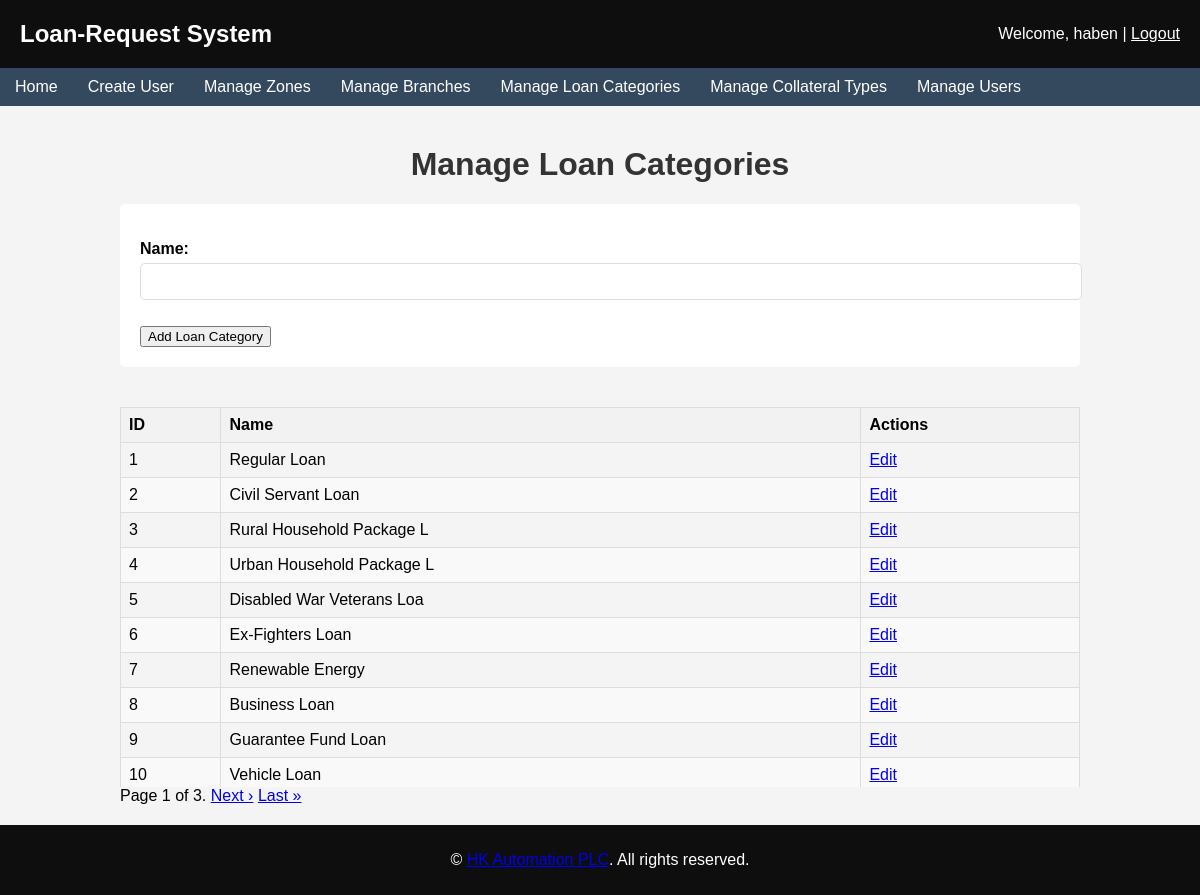
The app's page /manage_loan_categories/ (signed in) with its own data.
### loans/models.py (models this page shows, shortened)
class CustomUser(AbstractUser):
    USER_ROLES = [
        ('loan_officer', 'Loan Officer'),
        ('finance', 'Finance'),
        ('operational_manager', 'Operational Manager'),
        ('manager', 'Manager')
    ]
    role = models.CharField(max_length=20, choices=USER_ROLES)
    phone_number = models.CharField(max_length=20)
    zone = models.ForeignKey(Zone, on_delete=models.SET_NULL, null=True, blank=True)
    branch = models.ForeignKey(Branch, on_delete=models.SET_NULL, null=True, blank=True)

class LoanCategory(models.Model):
    name = models.CharField(max_length=255, unique=True)

### loans/views.py (the view)
# urls.py: path('manage_loan_categories/', views.manage_loan_categories, name='manage_loan_categories'),
@login_required
@user_passes_test(lambda u: u.is_superuser)
def manage_loan_categories(request):
    categories = LoanCategory.objects.all()
    paginator = Paginator(categories, 10)  # Show 10 branches per page
    page_number = request.GET.get('page')
    page_obj = paginator.get_page(page_number)
    if request.method == 'POST':
        form = LoanCategoryForm(request.POST)
        if form.is_valid():
            form.save()
            return redirect('manage_loan_categories')
    else:
        form = LoanCategoryForm()
    context = {
        'form': form,
        'page_obj': page_obj
    }
    return render(request, 'loans/manage_loan_categories.html', context)

### loans/forms.py
class LoanCategoryForm(forms.ModelForm):
    class Meta:
        model = LoanCategory
        fields = ['name']

### templates/loans/manage_loan_categories.html (shortened to what this page needs)
{% extends "base.html" %}
{% block content %}
<h1>Manage Loan Categories</h1>
<form method="post">
    {{ form.as_p }}
    <button type="submit">Add Loan Category</button>
</form>
<div class="table-container">
    <table>
        <thead>
            <tr>
                <th>ID</th>
                <th>Name</th>
                <th>Actions</th>
            </tr>
        </thead>
        <tbody>
            {% for category in page_obj %}
            <tr>
                <td>{{ category.id }}</td>
                <td>{{ category.name }}</td>
                <td><a href="{% url 'edit_loan_category' category.id %}">Edit</a></td>
            </tr>
            {% endfor %}
        </tbody>
    </table>
</div>
<div class="pagination">
    <span class="step-links">
        <span class="current">
            Page {{ page_obj.number }} of {{ page_obj.paginator.num_pages }}.
        </span>
        {% if page_obj.has_next %}
            <a href="?page={{ page_obj.next_page_number }}">Next &rsaquo;</a>
            <a href="?page={{ page_obj.paginator.num_pages }}">Last &raquo;</a>
        {% endif %}
    </span>
</div>
{% endblock %}

### templates/base.html (shortened to what this page needs)
<!DOCTYPE html>
<html>
<head>
    {% load static %}
    <link rel="stylesheet" type="text/css" href="{% static 'css/styles.css' %}">
</head>
<body>
    <header>
        <h1 style="color: white;">Loan-Request System</h1>
        {% if user.is_authenticated %}
            <p>Welcome, {{ user.username }} | <a href="{% url 'logout' %}" style="color: white;">Logout</a></p>
        {% else %}
            <p><a href="{% url 'login' %}" style="color: white;">Login</a></p>
        {% endif %}
    </header>
    <nav>
        <a href="{% url 'home' %}">Home</a>
        {% if user.is_authenticated %}
            {% if user.is_superuser %}
                <a href="{% url 'create_user' %}">Create User</a>
                <a href="{% url 'manage_zones' %}">Manage Zones</a>
                <a href="{% url 'manage_branches' %}">Manage Branches</a>
                <a href="{% url 'manage_loan_categories' %}">Manage Loan Categories</a>
                <a href="{% url 'manage_collateral_types' %}">Manage Collateral Types</a>
                <a href="{% url 'manage_users' %}">Manage Users</a>
            {% endif %}
        {% endif %}
    </nav>
    <div class="container">
        {% block content %}
        {% endblock %}
    </div>
    <footer>
        <p>&copy;  <a href="https://seqela.com">HK Automation PLC</a>. All rights reserved.</p>
    </footer>
</body>
</html>

### static/css/styles.css (style rules this page uses)
body { font-family: Arial, sans-serif; margin: 0; padding: 0; background-color: #f4f4f4; }
header { background-color: #0c0b0b; color: white; padding: 10px 0; text-align: center; }
nav { margin: 0; padding: 0; background-color: #444; overflow: hidden; }
nav a { float: left; display: block; color: white; text-align: center; padding: 14px 20px; text-decoration: none; }
.container { width: 80%; margin: auto; overflow: hidden; }
h1 { margin-top: 20px; text-align: center; color: #333; }
form { background: white; padding: 20px; border-radius: 5px; margin: 20px 0; }
form label { display: block; margin-bottom: 5px; font-weight: bold; }
form input[type="text"], form input[type="password"], form select, form textarea { width: 100%; padding: 10px; margin-bottom: 10px; border: 1px solid #ddd; border-radius: 5px; }
body { display: flex; flex-direction: column; min-height: 100vh; margin: 0; }
.container { flex: 1; overflow: auto; padding: 20px; }
footer { text-align: center; padding: 10px 0; background-color: #0e0e0e; color: white; position: relative; bottom: 0; width: 100%; }
.table-container { max-height: 400px; overflow-y: auto; margin-top: 20px; }
table { width: 100%; border-collapse: collapse; margin: 20px 0; }
table, th, td { border: 1px solid #ddd; }
th, td { padding: 12px; text-align: left; }
th { background-color: #f2f2f2; color: black; }
tr:nth-child(even) { background-color: #f9f9f9; }
nav { display: flex; background-color: #0e0e0e; overflow: hidden; }
nav a { padding: 10px 20px; text-align: center; color: white; text-decoration: none; display: inline-block; }

### templates/base.html (style rules this page uses)
body { display: flex; flex-direction: column; min-height: 100vh; margin: 0; }
.container { flex: 1; overflow: auto; padding: 20px; }
footer { text-align: center; padding: 10px 0; background-color: #0e0e0e; color: white; position: relative; bottom: 0; width: 100%; }
.table-container { max-height: 400px; overflow-y: auto; margin-top: 20px; }
table { width: 100%; border-collapse: collapse; margin: 20px 0; }
table, th, td { border: 1px solid #ddd; }
th, td { padding: 8px; text-align: left; }
th { background-color: #f2f2f2; color: black; }
tr:nth-child(even) { background-color: #f9f9f9; }
header { background-color: #0e0e0e; color: white; padding: 20px; display: flex; justify-content: space-between; align-items: center; }
header h1 { margin: 0; font-size: 24px; }
header p { margin: 0; }
nav { display: flex; background-color: #34495E; overflow: hidden; }
nav a { padding: 10px 15px; text-align: center; color: white; text-decoration: none; display: inline-block; }

### records on screen
CustomUser: username "haben"
LoanCategory: id "1", name "Regular Loan"
LoanCategory: id "2", name "Civil Servant Loan"
LoanCategory: id "3", name "Rural Household Package L"
LoanCategory: id "4", name "Urban Household Package L"
LoanCategory: id "5", name "Disabled War Veterans Loa"
LoanCategory: id "6", name "Ex-Fighters Loan"
LoanCategory: id "7", name "Renewable Energy"
LoanCategory: id "8", name "Business Loan"
LoanCategory: id "9", name "Guarantee Fund Loan"
LoanCategory: id "10", name "Vehicle Loan"

### other values on screen
{{ page_obj.number }} "1"
{{ page_obj.paginator.num_pages }} "3"
